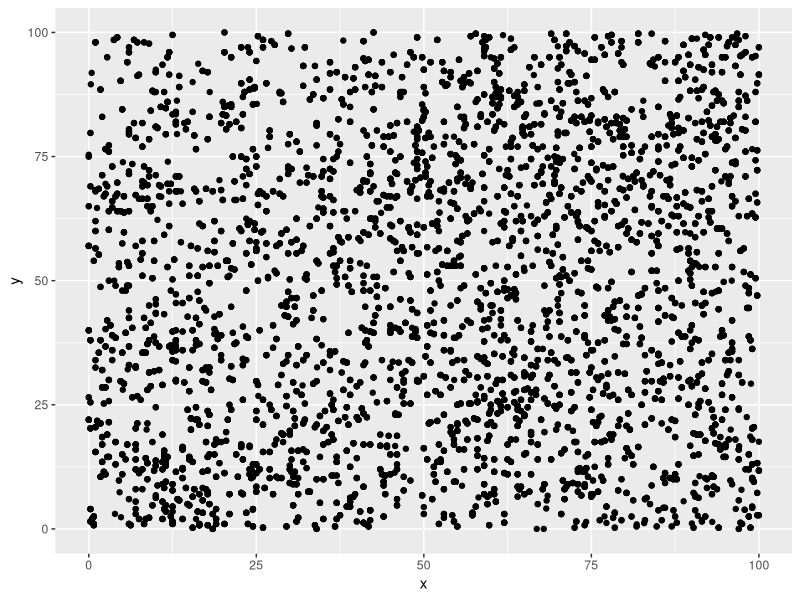
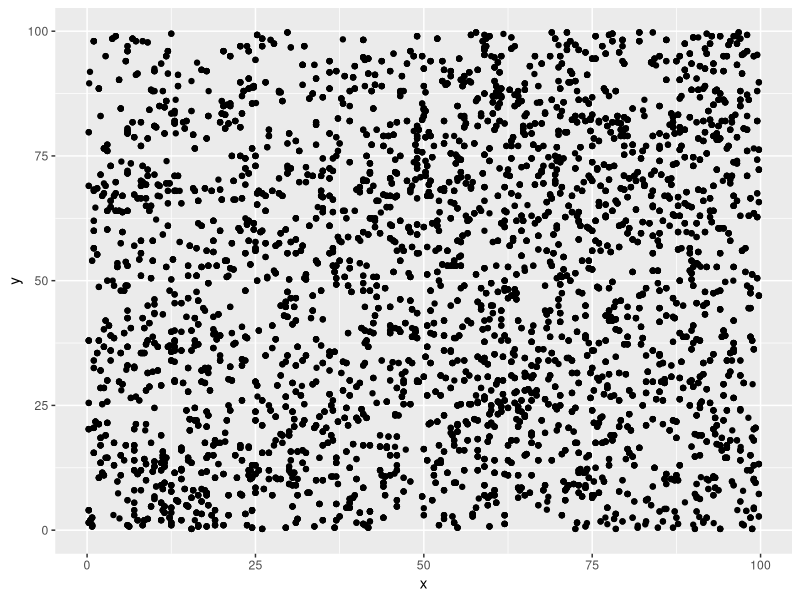
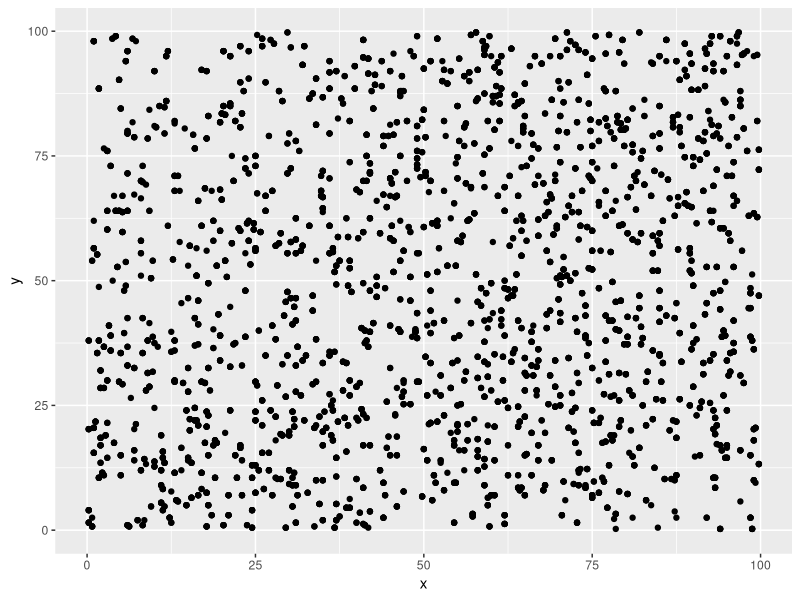

Write R code to recreate these figures, in order.
library(ggplot2)

# for original data: update = FALSE
# for updated data: update = TRUE
update = TRUE

# meta = read.csv('data/D1823/D1823_meta.csv', stringsAsFactors = FALSE)
# rw = read.csv('data/D1823/D1823_rw.csv', stringsAsFactors = FALSE)
meta = read.csv('data/D1823/D1823_meta.csv', stringsAsFactors = FALSE)
rw = read.csv('data/D1823/D1823_rw.csv', stringsAsFactors = FALSE)

if (update) {
  meta = read.csv('data/D1823/D1823_meta_update.csv', stringsAsFactors = FALSE)
  # meta$dbh[which(meta$year == 2021)] = meta[which(meta$year == 2021),'dbh']/10
  
  rw = read.csv('data/D1823/D1823_rw_update.csv', stringsAsFactors = FALSE)
}


# meta = meta[which(meta$status_id %in% c('A', 'AS', 'AL')

# subset the data to smaller region
ggplot(data=meta) + 
  geom_point(aes(x=x,y=y)) 

hi = 100
lo = 0
meta_sub = meta[which((meta$x<hi)&(meta$x>lo)&(meta$y<hi)&(meta$y>lo)),]
# subset the data to smaller region
ggplot(data=meta_sub) + 
  geom_point(aes(x=x,y=y)) 

meta_sub = meta_sub[which(meta_sub$dbh>10),]
# subset the data to smaller region
ggplot(data=meta_sub) + 
  geom_point(aes(x=x,y=y)) 

meta_sub = meta_sub[which(!is.na(meta_sub$dbh)),]
# meta_sub = meta_sub[which(meta_sub$year %in% c(1994, 2004, 2011, 2019)),]

length(unique(meta_sub$stem_id))

rw_sub = rw[which(rw$stem_id %in% meta_sub$stem_id),]
length(unique(rw_sub$stem_id))

rw_stem_ids = unique(rw_sub$stem_id)

# meta_sub = meta_sub[which(meta_sub$stem_id %in% rw_stem_ids),]

stem_ids = unique(meta_sub$stem_id)
N_trees = length(stem_ids)
species_ids = unique(meta_sub$species_id)
N_species = length(species_ids)

stat_ids = seq(1, N_trees)
meta_sub$stat_id = match(meta_sub$stem_id, stem_ids)
meta_sub$species_code = match(meta_sub$species_id, species_ids)

year_lo = 1900
year_hi = 2019
if (update){
  year_hi = 2021
}
years = seq(year_lo, year_hi)

meta_sub = meta_sub[which(meta_sub$year %in% years),]

N_years = length(years)
years_idx = seq(1, N_years)

N_cores = nrow(rw_sub)

d = meta_sub$dbh
d2tree = stat_ids[match(meta_sub$stem_id, stem_ids)]
d2year = match(meta_sub$year, years)
d2species = meta_sub$species_code
N_dbh = length(d)

rw_stat_id = stat_ids[match(rw_sub$stem_id, stem_ids)]
rw_sub = data.frame(stat_id = rw_stat_id, rw_sub)
rw_sub = rw_sub[order(rw_sub$stat_id),]

rw_year_max = max(as.numeric(substr(colnames(rw_sub), 2, 5)[4:ncol(rw_sub)]))

y = data.frame(matrix(NA, nrow=N_trees, ncol=ncol(rw_sub)))
# y[match(rw_sub$stem_id, stem_ids),] = rw_sub
y[rw_sub$stat_id,] = rw_sub


# meta_sub$species_code[match(rw_sub$stat_id, meta_sub$stat_id)]

# rw_sub = rw_sub[match(rw_sub$stem_id, stem_ids),]
y = y[,which(substr(colnames(rw_sub), 2, 5) %in% years)]
if (!update){
  if (year_hi>2013) {
    y = data.frame(y, matrix(-999, nrow=N_trees, ncol=year_hi-2013))
  }
} 
if ((update)&(year_hi>2013)&(rw_year_max<year_hi)){
  y = data.frame(y, matrix(-999, nrow=N_trees, ncol=year_hi-2013))
}
# if (update & max())

# y[which(y==0)] = NA

logy = log(y)
# idx_order = match(rw_sub$stem_id, stem_ids)
# logy = logy[idx_order,]
# core2tree = stat_ids[match(rw_sub$stem_id, stem_ids)]
core2tree = stat_ids
core2species = meta_sub$species_code[match(core2tree, meta_sub$stat_id)]
core2stemids = stem_ids

rw_year_start = apply(logy, 1, which.min)
rw_year_end   = apply(logy, 1, which.max)

logy[is.na(logy)] = as.integer(-999)

# int<lower=0> N_trees;
# int<lower=0> N_years;
# int<lower=0> N_species;
# int<lower=0> N_cores;
# 
# matrix[N_cores, N_years] y;
# int<lower=0> core2tree[N_cores];
# 
# real d[N_trees];
# int<lower=0> d2tree[N_trees];
# int<lower=0> d2year[N_trees];

N_trees
N_years
N_cores
N_dbh
y
logy
core2tree
core2species
d
d2tree
d2year

if (update) {
  fname = 'data/D1823/D1823_input_update.RDS'
} else {
  fname = 'data/D1823/D1823_input.RDS'
}

saveRDS(list(N_trees = N_trees, 
             N_years = N_years,
             N_species = N_species,
             N_cores = N_cores,
             N_dbh = N_dbh,
             y = y,
             logy = logy,
             rw_year_start = rw_year_start,
             rw_year_end = rw_year_end,
             core2tree = core2tree,
             core2species = core2species,
             core2stemids = core2stemids,
             d = d,
             d2tree = d2tree,
             d2year = d2year,
             d2species = d2species,
             sig_d_obs = 0.02,
             species_ids = species_ids,
             years = years
),
file=fname)
